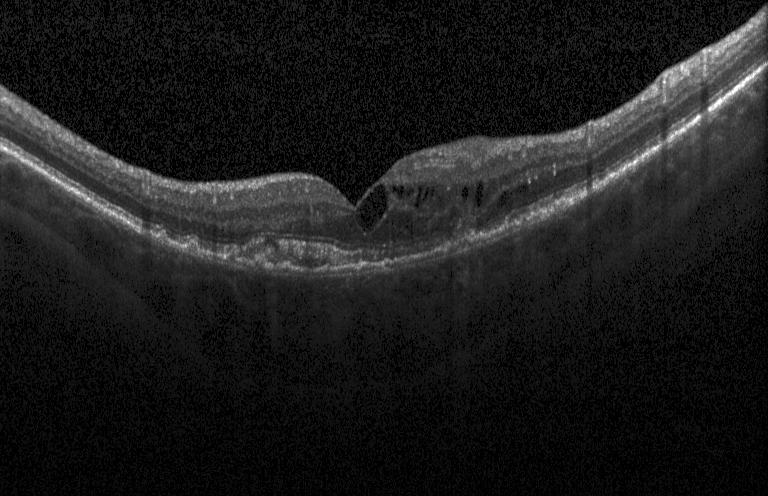
#> input picture img_samples/OCT/CNV/CNV-9333524-1.jpeg, 768 x 496 px, given as the content of the folder /content/OCT_small/train, which was not available
$ jupyter execute --allow-errors model3_GoogLeNet.ipynb   (shell and % lines are left out)
#> lines starting #> are read from the running program, lines starting #| are printed output that depends on the picture; pictures that were not available may be replaced by others from this repository, and a replacement may not be noted
[cell 1]
from tensorflow.keras.callbacks import EarlyStopping
from tensorflow.keras.callbacks import ModelCheckpoint

[cell 2]
import tensorflow as tf
import matplotlib.pyplot as plt
from tensorflow.keras import datasets, layers, models, losses, Model
import cv2
import numpy as np

[cell 3]
import os
import numpy as np
import pandas as pd
import matplotlib.pyplot as plt
import tensorflow as tf
from PIL import Image
import numpy as np
import random
import matplotlib.pyplot as plt
import matplotlib.image as mpimg
import numpy as np
import glob
import sklearn.metrics
import seaborn as sns
from keras.models import load_model

[cell 4]
from google.colab import drive
drive.mount('/content/drive')

[cell 5]
!cd "/content/drive/MyDrive/oct"

[cell 6]
total_dir = "/content/OCT_small"
train_dir = "/content/OCT_small/train"
test_dir = "/content/OCT_small/test"

[cell 7]
classes = os.listdir(train_dir)
print(classes)

[cell 8]
dataset = {
    "img_path" : [],
    "class" : [],
    "split" : []
}

for split in os.listdir(total_dir):
  for where in os.listdir(total_dir + "/" + split):
    for image in glob.glob(total_dir+"/"+split+"/"+where+"/*.jpeg"):
      dataset["img_path"].append(image)
      dataset["class"].append(where)
      dataset["split"].append(split)

dataset = pd.DataFrame(dataset)
dataset.head()

[cell 9]
train_df = dataset[dataset["split"] == "train"]
test_df = dataset[dataset["split"] == "test"]
valid_df = dataset[dataset["split"] == "validation"]

print(test_df.head(10))

[cell 10]
len(train_df), len(test_df), len(valid_df)

[cell 11]
plt.figure(figsize = (15, 5))

plt.subplot(1, 3, 1)
sns.countplot(x=train_df["class"])
plt.title("Training Dataset", size=10)

plt.subplot(1, 3, 2)
sns.countplot(x=test_df["class"])
plt.title("Test Dataset", size=10)

plt.subplot(1, 3, 3)
sns.countplot(x=valid_df["class"])
plt.title("Validation Dataset", size=10)

[cell 12]
X_train = train_df["img_path"]
y_train = train_df["class"]

X_test = test_df["img_path"]
y_test = test_df["class"]

X_val = valid_df["img_path"]
y_val = valid_df["class"]

[cell 13]
for name in list(train_df["class"].unique()):
  print(name, len(train_df[train_df["class"] == name]))

[cell 14]
for name in list(test_df["class"].unique()):
  print(name, len(test_df[test_df["class"] == name]))

[cell 15]
for name in list(valid_df["class"].unique()):
  print(name, len(valid_df[valid_df["class"] == name]))

[cell 16]
sample = random.choice(dataset["img_path"])
#image = mpimg.imread(sample)
img = cv2.imread(sample, cv2.IMREAD_GRAYSCALE)
#> img is the input picture: shape (496, 768); min 0, max 255, mean 27.6
hist1 = cv2.calcHist(img, [0], None, [256], [0, 256])
#> hist1 = 256 values, max 196 at index 0, min 0 at index 43, mean 3
clahe = cv2.createCLAHE(clipLimit=2.0, tileGridSize=(8,8))
cl = clahe.apply(img)
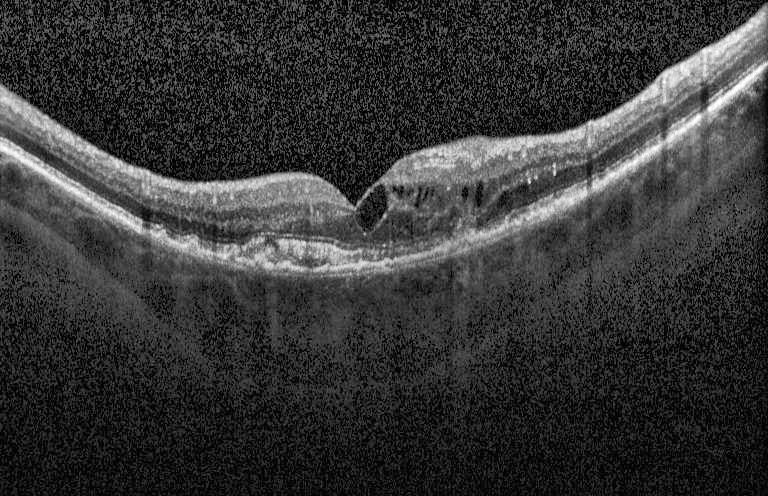
#> cl: shape (496, 768); min 1, max 255, mean 54
he = cv2.equalizeHist(img)
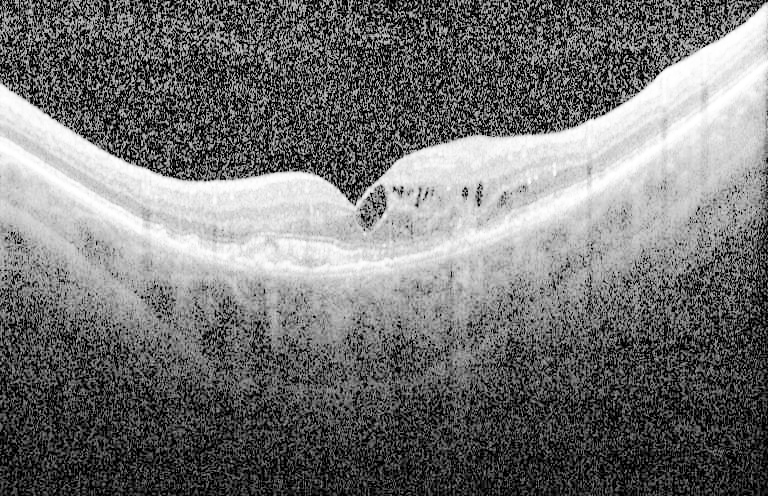
#> he: shape (496, 768); min 0, max 255, mean 114.6

img2 = cv2.fastNlMeansDenoising(cl, None, 16, 7,21)
img3 = cv2.fastNlMeansDenoising(he, None, 16, 7,21)
res = np.hstack((img,img2, img3)) #stacking images side-by-side
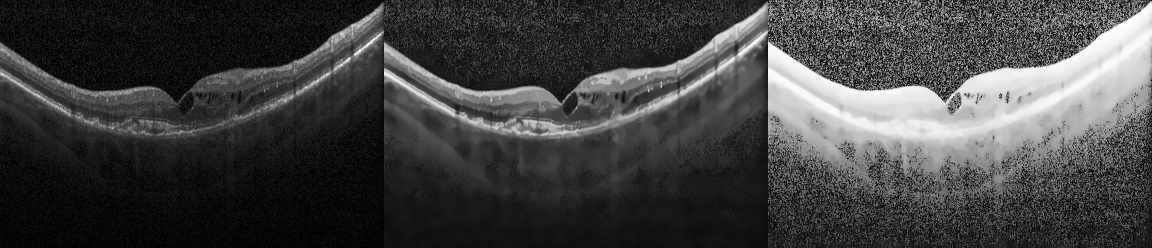
#> res: shape (496, 2304) (shown at 1/2 size); min 0, max 255, mean 65.4

plt.figure(figsize=(12, 5))
plt.imshow(res)
plt.show()

$ run again, on img_samples/OCT/DME/DME-9724437-1.jpeg
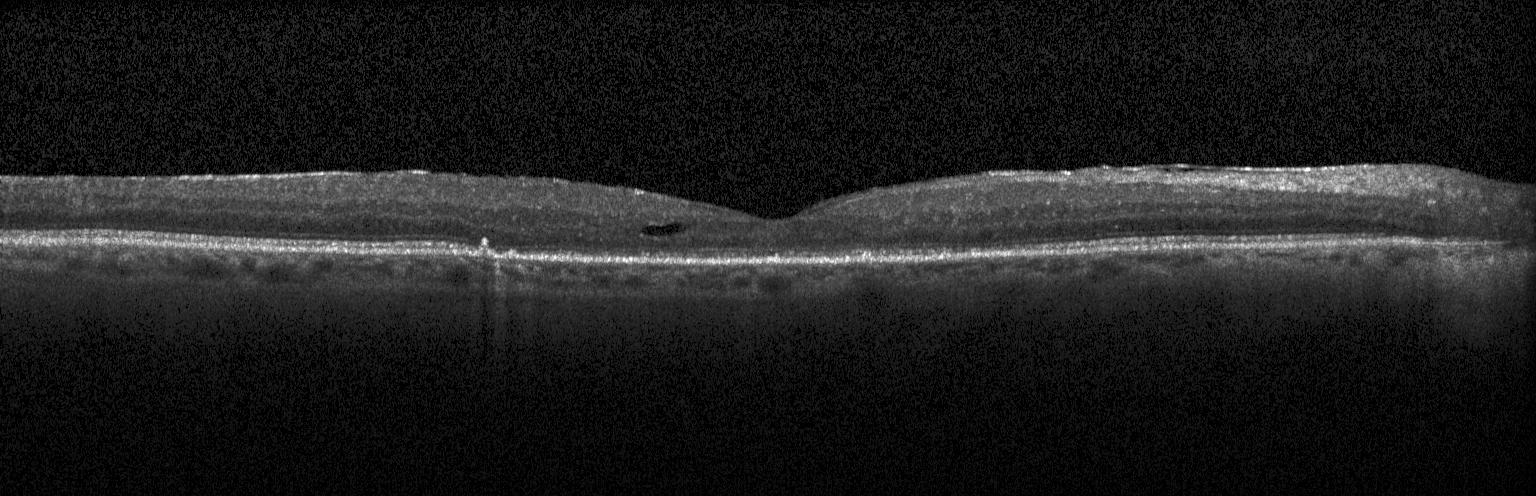
#> input picture img_samples/OCT/DME/DME-9724437-1.jpeg, 1536 x 496 px, given as the content of the folder /content/OCT_small/train, which was not available
#> img is the input picture: shape (496, 1536); min 0, max 255, mean 30.6
#> hist1 = 256 values, max 448 at index 0, min 0 at index 56, mean 6
#> `he = cv2.equalizeHist(img)`:
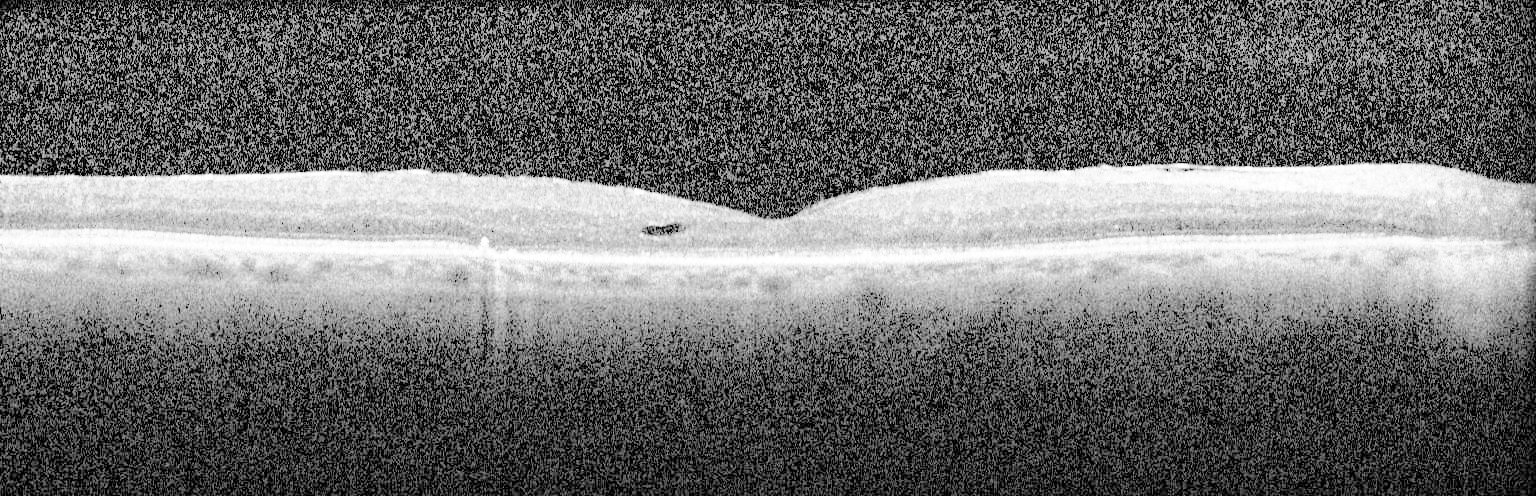
#> he: shape (496, 1536); min 0, max 255, mean 111.1
#> `res = np.hstack((img,img2, img3))`:
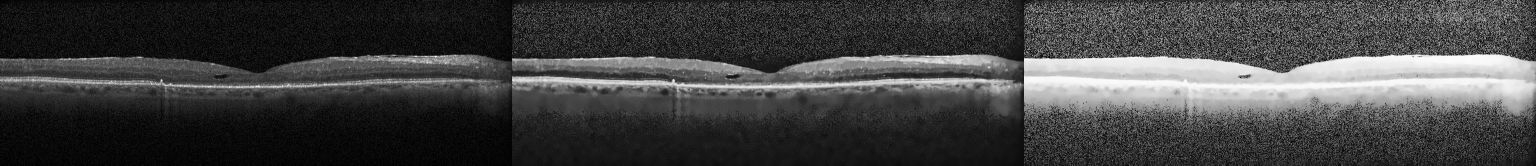
#> res: shape (496, 4608) (shown at 1/3 size); min 0, max 255, mean 66.5

$ run again, on img_samples/OCT/DME/DME-9724437-2.jpeg
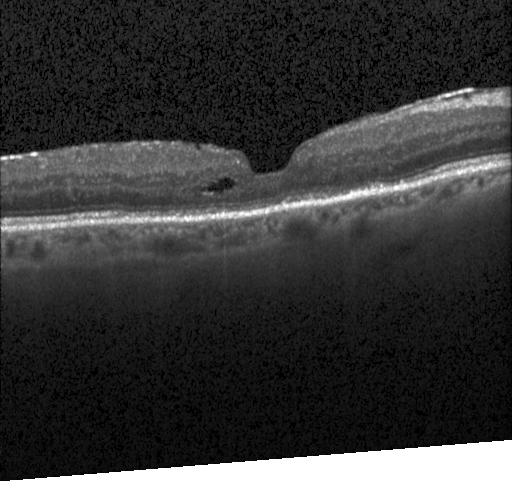
#> input picture img_samples/OCT/DME/DME-9724437-2.jpeg, 512 x 496 px, given as the content of the folder /content/OCT_small/train, which was not available
#> img is the input picture: shape (496, 512); min 0, max 255, mean 57.7
#> hist1 = 256 values, max 20 at index 38, min 0 at index 53, mean 2
#> `he = cv2.equalizeHist(img)`:
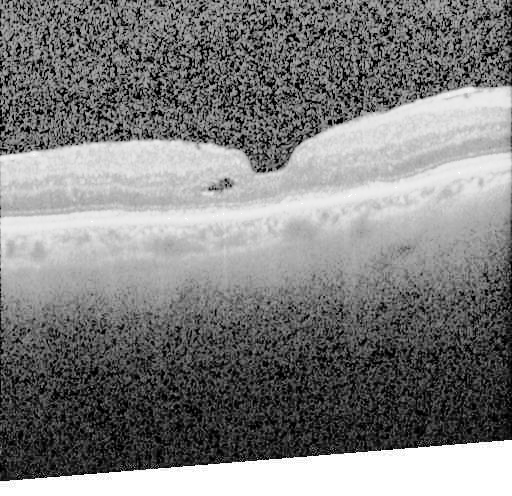
#> he: shape (496, 512); min 0, max 255, mean 126.8
#> `res = np.hstack((img,img2, img3))`:
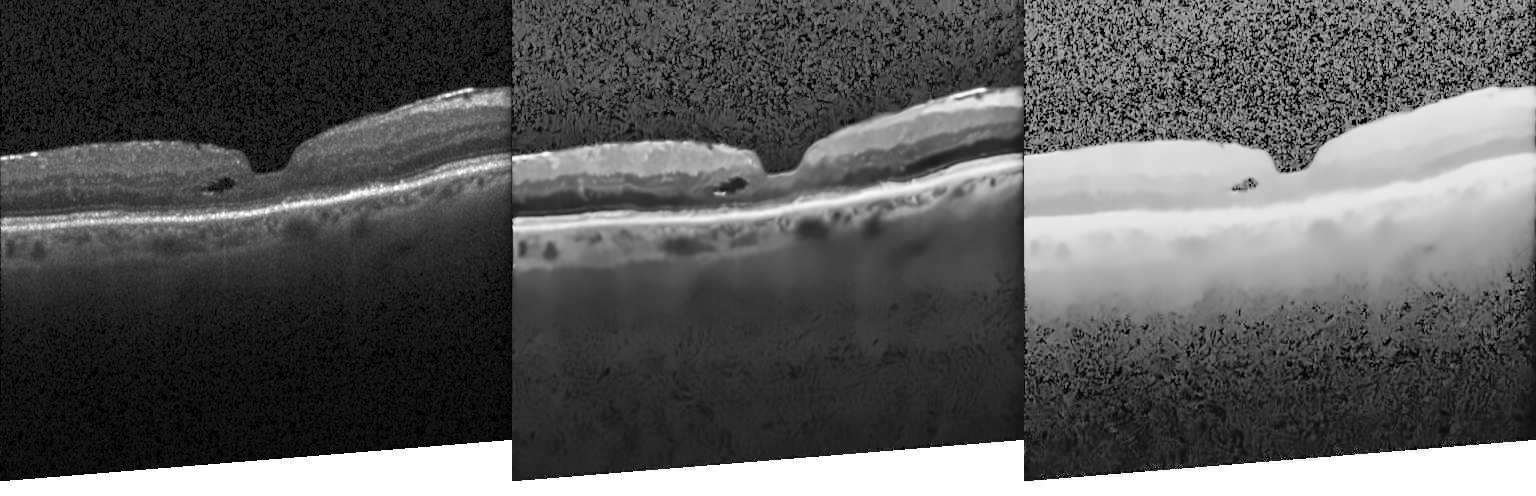
#> res: shape (496, 1536); min 0, max 255, mean 90.8

$ run again, on img_samples/OCT/DRUSEN/DRUSEN-9280370-12.jpeg
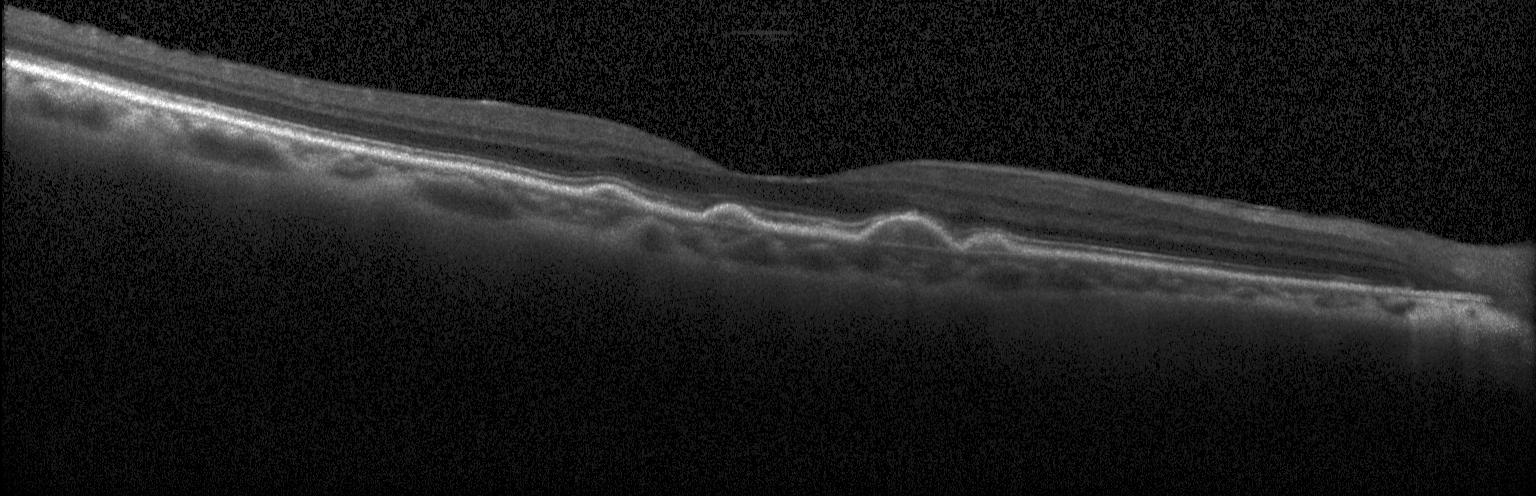
#> input picture img_samples/OCT/DRUSEN/DRUSEN-9280370-12.jpeg, 1536 x 496 px, given as the content of the folder /content/OCT_small/train, which was not available
#> img is the input picture: shape (496, 1536); min 0, max 255, mean 31.1
#> hist1 = 256 values, max 411 at index 0, min 0 at index 58, mean 6
#> `he = cv2.equalizeHist(img)`:
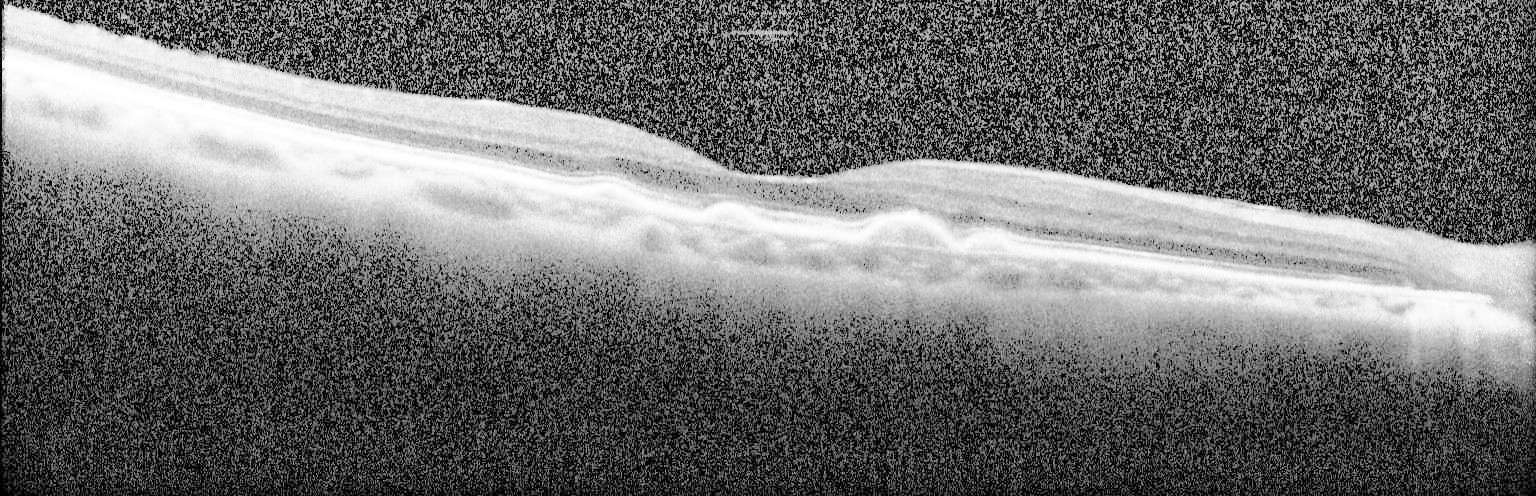
#> he: shape (496, 1536); min 0, max 255, mean 111.3
#> `res = np.hstack((img,img2, img3))`:
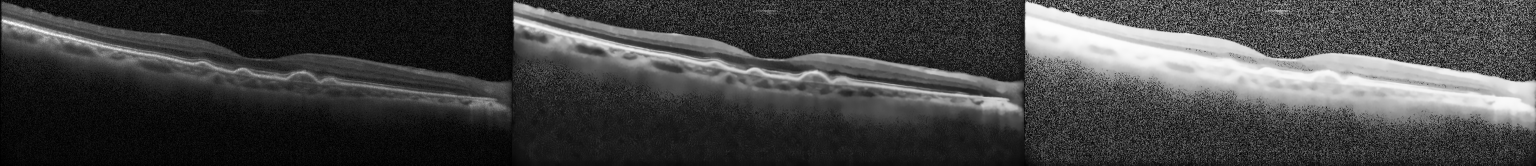
#> res: shape (496, 4608) (shown at 1/3 size); min 0, max 255, mean 67.4
